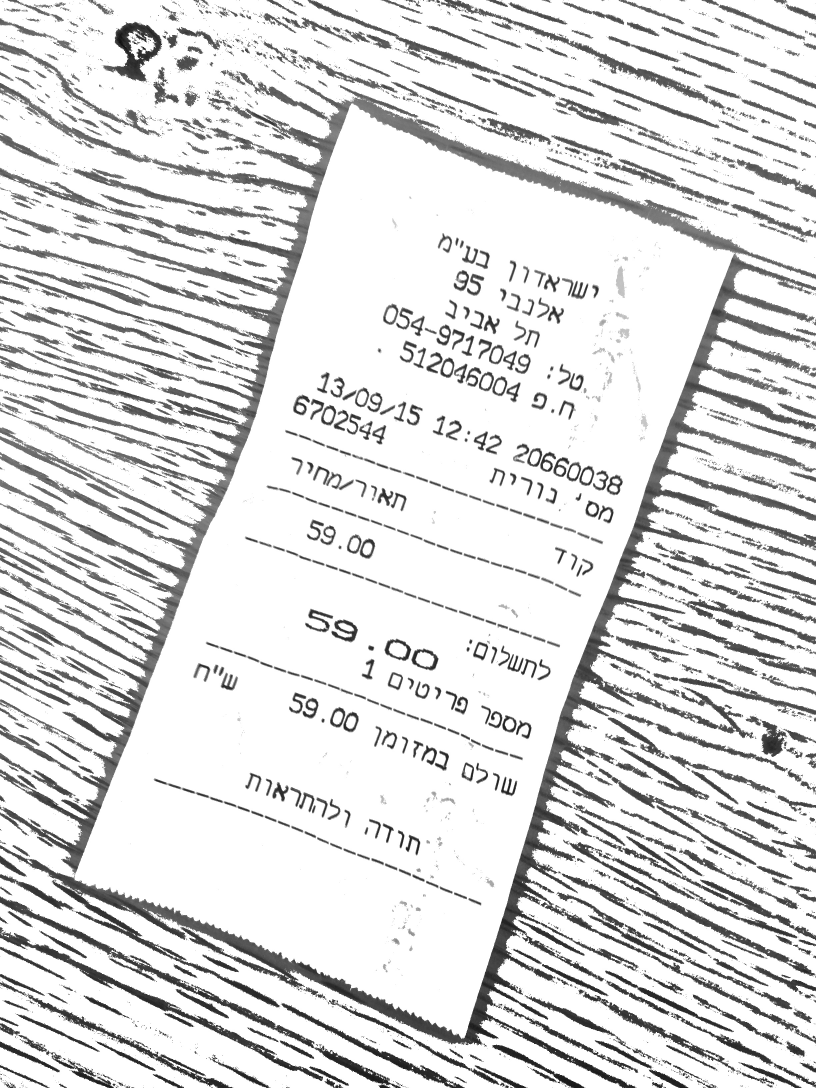
//> input picture ocr/img_pre/heb.jpg, 2448 x 3264 px (shown at 1/3 size)
$ ./end_to_end_recognition ./pics/heb.jpg   (built with g++ and OpenCV 4)
//> lines starting //> are read from the running program, lines starting //| are printed output that depends on the picture; after the words box and inside, x2 and y2 are one past the last pixel; in counts of white or black regions, pixels touching at a corner belong together
/*
 g++ -ggdb `pkg-config --cflags --libs opencv3` end_to_end_recognition.cc -o end_to_end_recognition && ./end_to_end_recognition ./pics/heb.jpg

https://github.com/Itseez/opencv_contrib/blob/master/modules/text/samples/end_to_end_recognition.cpp

 * end_to_end_recognition.cpp
 *
 * A demo program of End-to-end Scene Text Detection and Recognition:
 * Shows the use of the Tesseract OCR API with the Extremal Region Filter algorithm described in:
 * Neumann L., Matas J.: Real-Time Scene Text Localization and Recognition, CVPR 2012
 *
 * Created on: Jul 31, 2014
 *     Author: Lluis Gomez i Bigorda <lgomez AT cvc.uab.es>
 */

#include "opencv2/text.hpp"
#include "opencv2/core/utility.hpp"
#include "opencv2/highgui.hpp"
#include "opencv2/imgproc.hpp"

#include <iostream>

using namespace std;
using namespace cv;
using namespace cv::text;

//Calculate edit distance netween two words
size_t edit_distance(const string& A, const string& B);
size_t min(size_t x, size_t y, size_t z);
bool   isRepetitive(const string& s);
bool   sort_by_lenght(const string &a, const string &b);
//Draw ER's in an image via floodFill
void   er_draw(vector<Mat> &channels, vector<vector<ERStat> > &regions, vector<Vec2i> group, Mat& segmentation);

//Perform text detection and recognition and evaluate results using edit distance
int main(int argc, char* argv[])
{
    cout << endl << argv[0] << endl << endl;
    cout << "A demo program of End-to-end Scene Text Detection and Recognition: " << endl;
    cout << "Shows the use of the Tesseract OCR API with the Extremal Region Filter algorithm described in:" << endl;
    cout << "Neumann L., Matas J.: Real-Time Scene Text Localization and Recognition, CVPR 2012" << endl << endl;

    Mat image;
    if(argc>1){
        image  = imread(argv[1]);
//> image is the input picture: 3264 rows x 2448 cols, CV_8UC3; min 10, max 255, mean 221.7
        imwrite("./img_pre/e2e0.jpg", image);
    }
    else
    {
        cout << "    Usage: " << argv[0] << " <input_image> [<gt_word1> ... <gt_wordN>]" << endl;
        return(0);
    }

    cout << "IMG_W=" << image.cols << endl;
//| IMG_W=2448
    cout << "IMG_H=" << image.rows << endl;
//| IMG_H=3264

    /*Text Detection*/

    // Extract channels to be processed individually
    vector<Mat> channels;

    Mat grey;
    cvtColor(image,grey,COLOR_RGB2GRAY);

    // Notice here we are only using grey channel, see textdetection.cpp for example with more channels
    channels.push_back(grey);
    channels.push_back(255-grey);
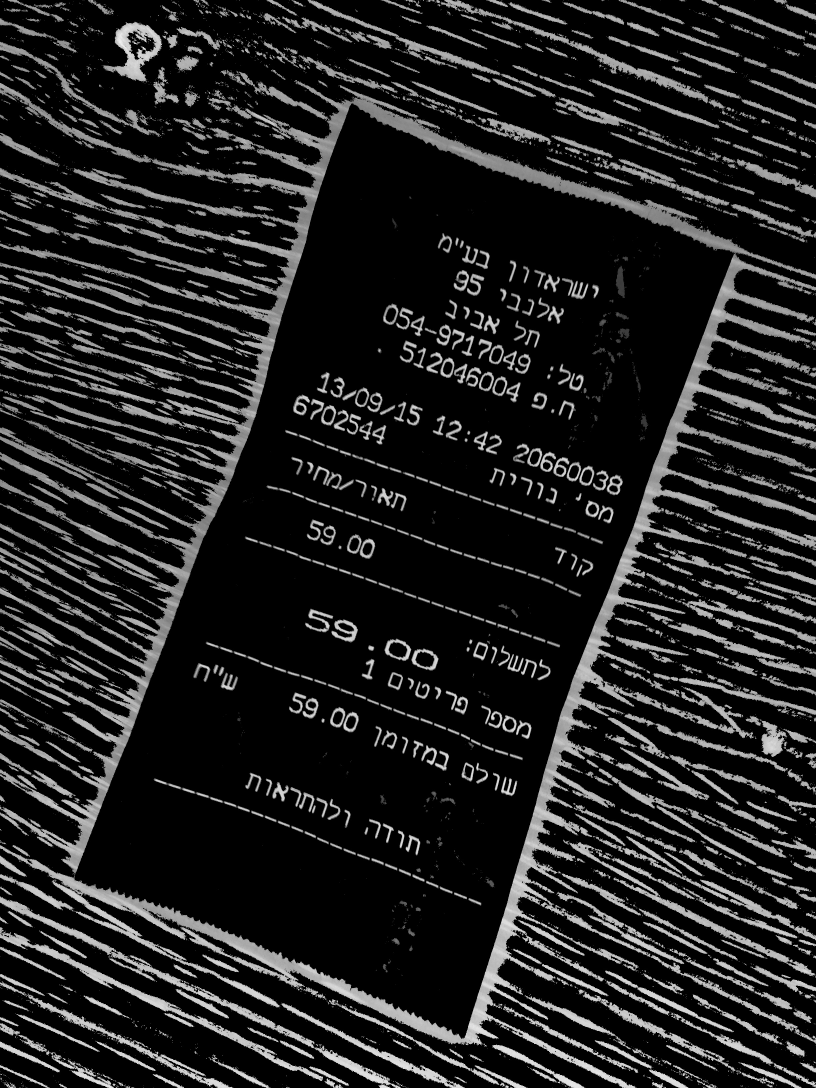
//> channels[1]: 3264 rows x 2448 cols, CV_8UC1 (shown at 1/3 size); min 0, max 245, mean 33.3

    double t_d = (double)getTickCount();
    // Create ERFilter objects with the 1st and 2nd stage default classifiers
    Ptr<ERFilter> er_filter1 = createERFilterNM1(loadClassifierNM1("trained_classifierNM1.xml"),8,0.00015f,0.13f,0.2f,true,0.1f);
    Ptr<ERFilter> er_filter2 = createERFilterNM2(loadClassifierNM2("trained_classifierNM2.xml"),0.5);

    cout << "channels size: " << channels.size() << endl;
//| channels size: 2

    vector<vector<ERStat> > regions(channels.size());
//> regions = 2 items
    // Apply the default cascade classifier to each independent channel (could be done in parallel)
    for (int c=0; c<(int)channels.size(); c++)
    {
        er_filter1->run(channels[c], regions[c]);
        er_filter2->run(channels[c], regions[c]);
    }
//> this loop made 2 passes
    cout << "TIME_REGION_DETECTION = " << ((double)getTickCount() - t_d)*1000/getTickFrequency() << endl;

    Mat out_img_decomposition= Mat::zeros(image.rows+2, image.cols+2, CV_8UC1);
    vector<Vec2i> tmp_group;

    cout << "regions size: " << regions.size() << endl;
//| regions size: 2

    for (int i=0; i<(int)regions.size(); i++)
    {
        for (int j=0; j<(int)regions[i].size();j++)
        {
            tmp_group.push_back(Vec2i(i,j));
        }
        Mat tmp= Mat::zeros(image.rows+2, image.cols+2, CV_8UC1);
        er_draw(channels, regions, tmp_group, tmp);
        if (i > 0)
            tmp = tmp / 2;
        out_img_decomposition = out_img_decomposition | tmp;
        tmp_group.clear();
    }
//> this loop made 2 passes
//> pass 1, `er_draw(channels, regions, tmp_group, tmp);`:
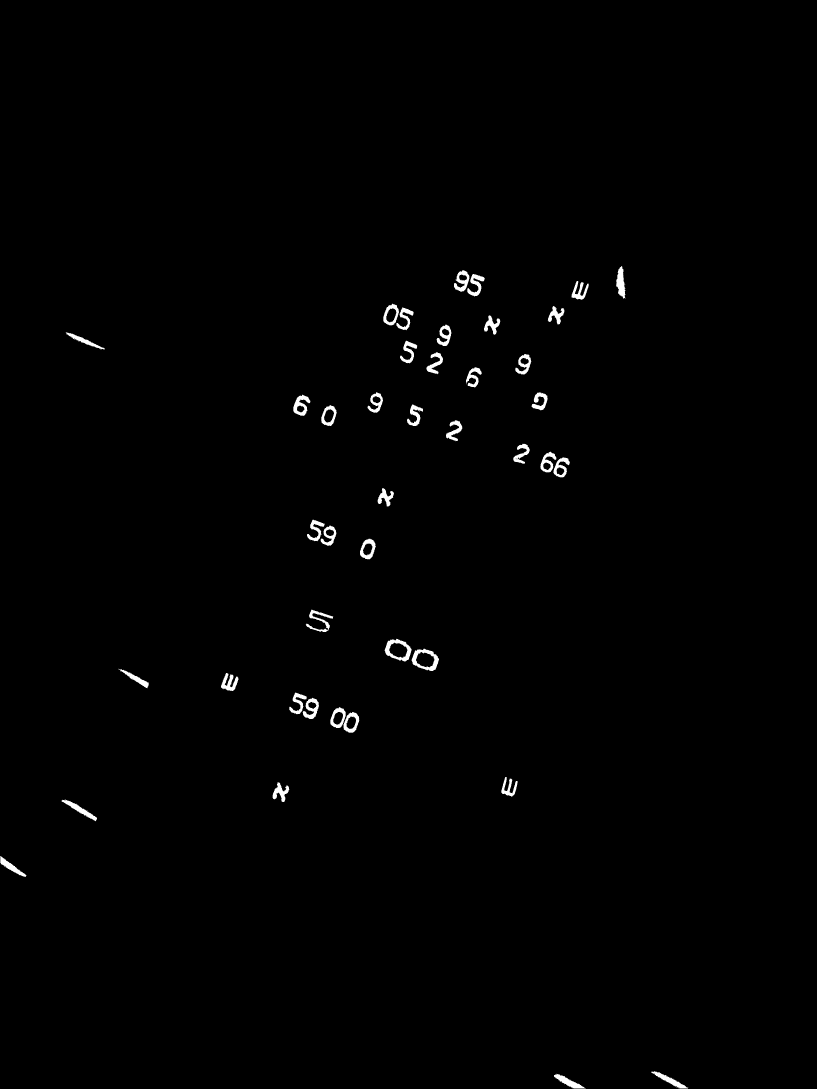
//> tmp: 3266 rows x 2450 cols, CV_8UC1 (shown at 1/3 size); min 0, max 255, mean 1.9
//> pass 2, `er_draw(channels, regions, tmp_group, tmp);`:
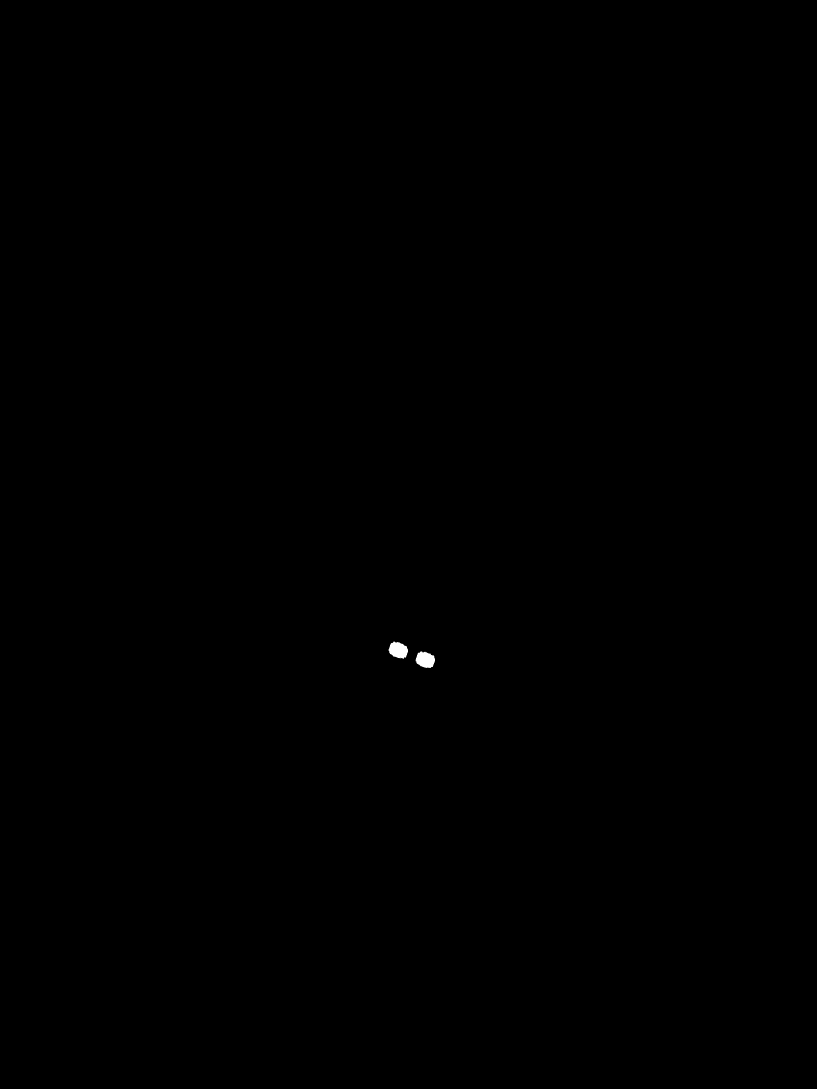
//> tmp: 3266 rows x 2450 cols, CV_8UC1 (shown at 1/3 size); 0.76% of pixels changed, all inside (x1, y1, x2, y2) = (1, 798, 2065, 3265)
//> pass 2, `tmp = tmp / 2;`:
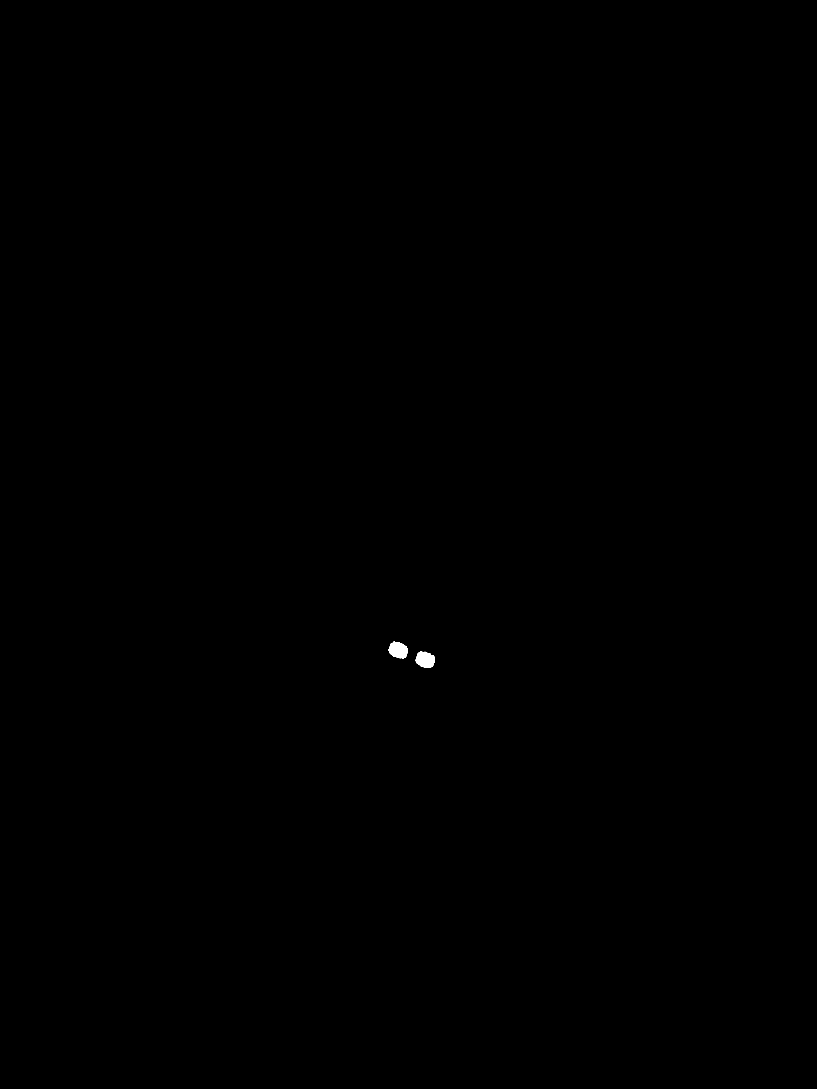
//> tmp: 3266 rows x 2450 cols, CV_8UC1 (shown at 1/3 size); values 0 (black) and 128 (white), 0.05% white; 2 white regions, box (x1, y1, x2, y2) and area: (1166, 1925, 1224, 1976) 2162, (1247, 1954, 1305, 2004) 2161

    double t_g = (double)getTickCount();
    // Detect character groups
    vector< vector<Vec2i> > nm_region_groups;
    vector<Rect> nm_boxes;

    // erGrouping(image, channels, regions, nm_region_groups, nm_boxes,ERGROUPING_ORIENTATION_HORIZ);
//> (the run ends here: the program stops with an error, at `erGrouping(image, channels, regions, nm_region_groups, nm_boxes, ERGRO..`)

$ run again, on ocr/img_pre/long9.jpg
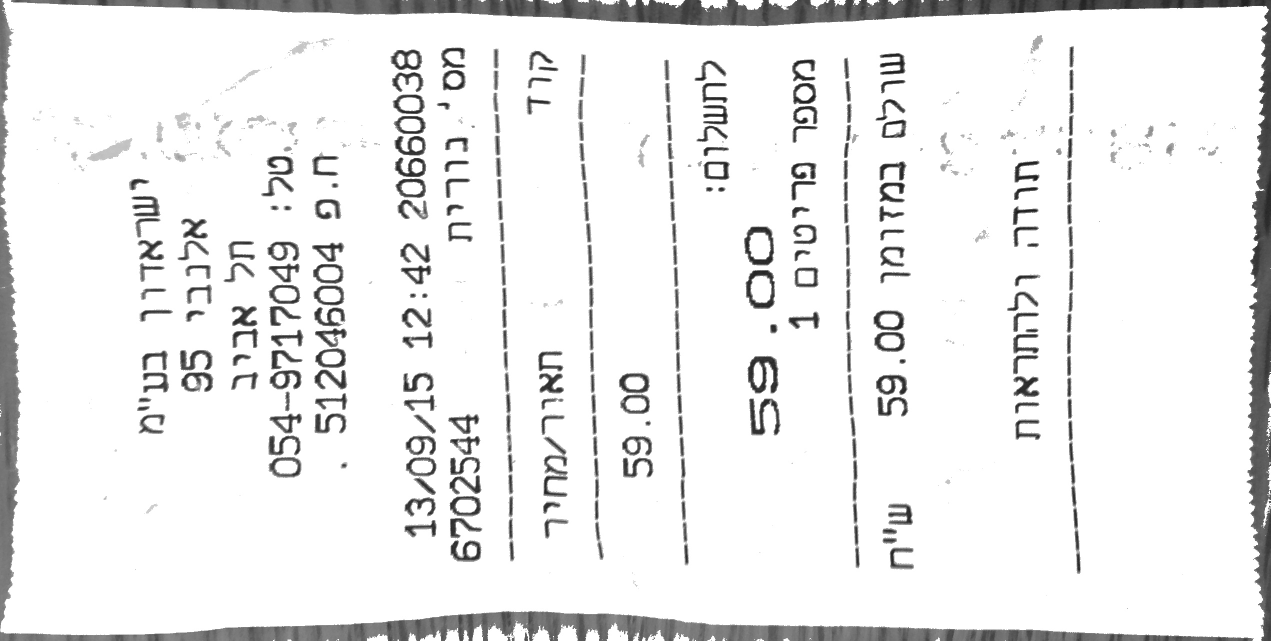
//> input picture ocr/img_pre/long9.jpg, 2541 x 1281 px (shown at 1/2 size)
//> image is the input picture: 1281 rows x 2541 cols, CV_8UC3; min 17, max 255, mean 236.5
//| IMG_W=2541
//| IMG_H=1281
//> `channels.push_back(255-grey);`:
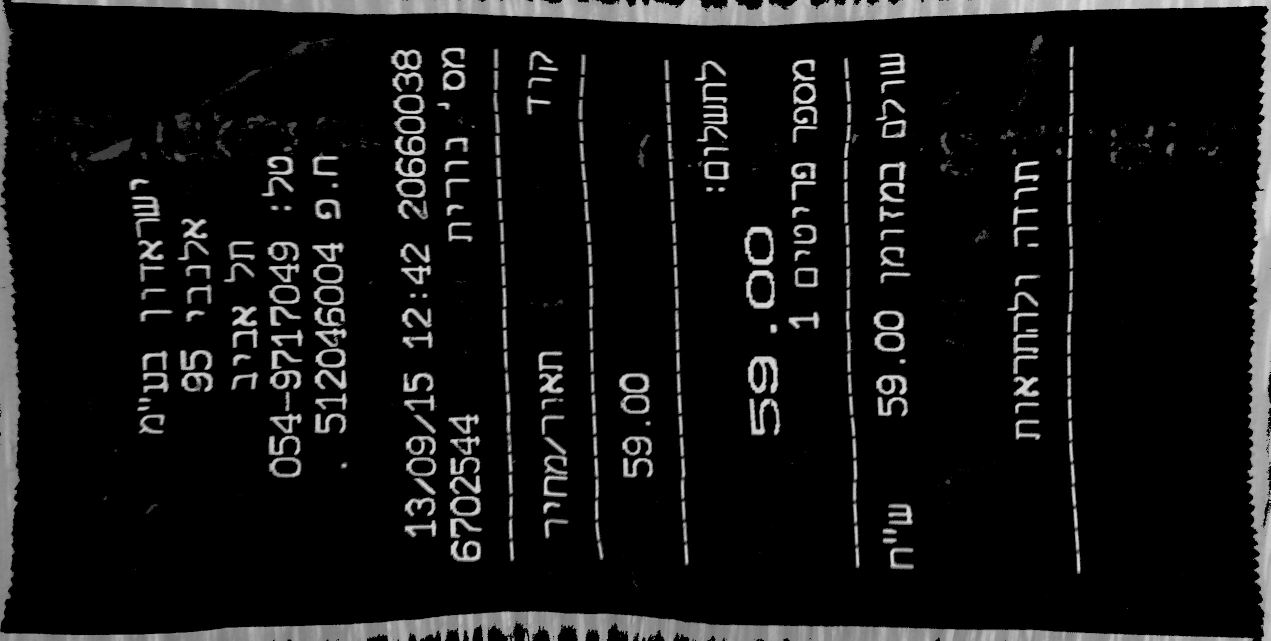
//> channels[1]: 1281 rows x 2541 cols, CV_8UC1 (shown at 1/2 size); min 0, max 238, mean 18.5
//| channels size: 2
//> regions = 2 items
//> the loop `for (int c=0; c<(int)channels.size(); c++)` made 2 passes
//| regions size: 2
//> the loop `for (int i=0; i<(int)regions.size(); i++)` made 2 passes
//> pass 2, `tmp = tmp / 2;`:
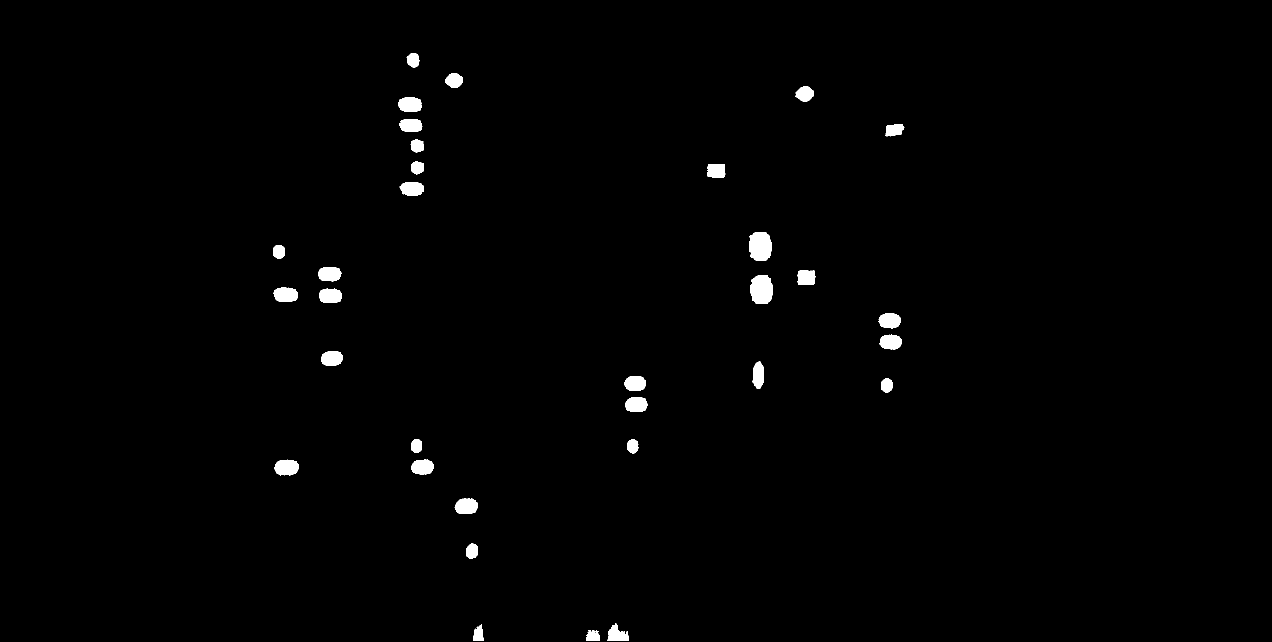
//> tmp: 1283 rows x 2543 cols, CV_8UC1 (shown at 1/2 size); values 0 (black) and 128 (white), 0.96% white; 33 white regions, largest, box (x1, y1, x2, y2) and area: (1498, 464, 1544, 521) 2197, (1501, 551, 1546, 608) 2172, (549, 919, 598, 951) 1262
